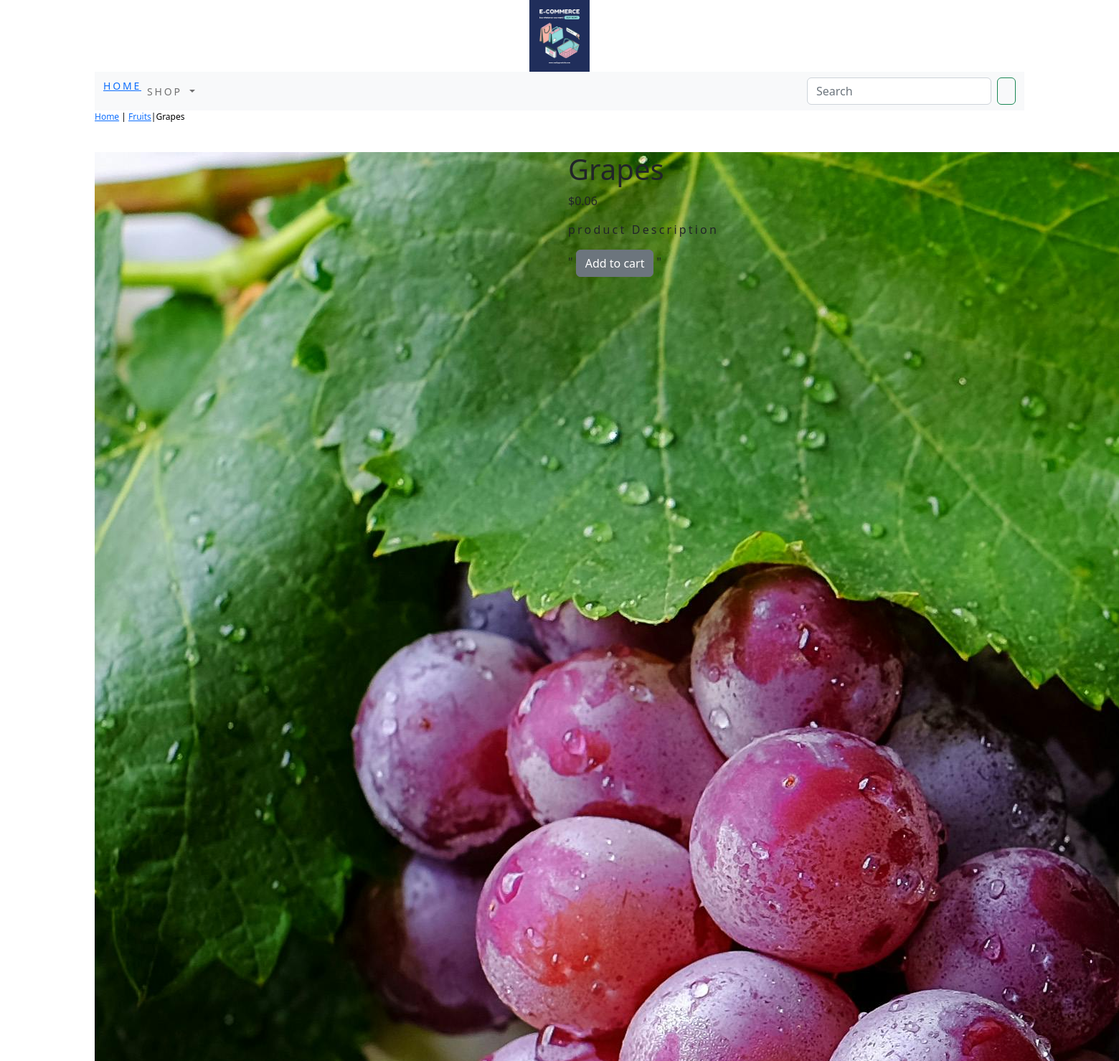
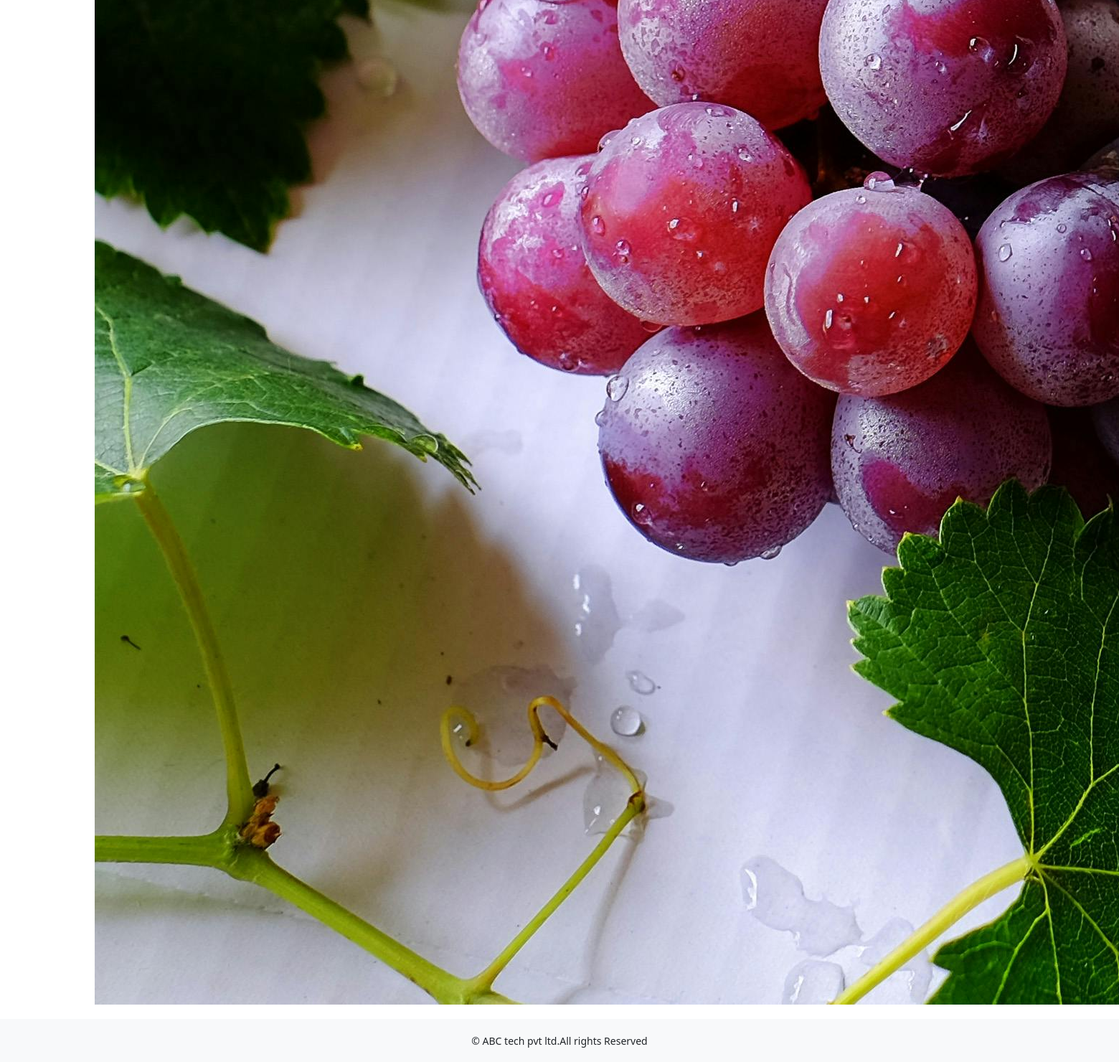
Screenshot of /shop/fruits/grapes/ with the database file from the repository (2 pictures, top to bottom).
### shop/models.py (models this page shows, shortened)
class product(models.Model):
    name=models.CharField(max_length=250,unique=True)
    slug=models.SlugField(max_length=250,unique=True)
    description=models.TextField(blank=True)
    price=models.DecimalField(max_digits=10,decimal_places=2)
    category=models.ForeignKey(Category,on_delete=models.CASCADE)
    image=models.ImageField(upload_to='product',blank=True)
    stock=models.IntegerField()
    available=models.BooleanField(default=True)
    created=models.DateTimeField(auto_now_add=True)
    updated=models.DateTimeField(auto_now=True)
    class Meta:
        ordering=('name',)
        verbose_name='products'
        verbose_name_plural='products'

class Category(models.Model):
    name=models.CharField(max_length=250,unique=True)
    slug=models.SlugField(max_length=250,unique=True)
    description=models.TextField(blank=True)
    image=models.ImageField(upload_to='category',blank=True)
    class Meta:
        ordering=('name',)
        verbose_name='category'
        verbose_name_plural='categories'
    def get_url(self):
            return reverse('shop:product_by_category',args=[self.slug])
    def __str__(self):
        return '{}'.format(self.name)

### shop/views.py (the view)
# urls.py: path('<slug:c_slug>/<slug:product_slug>/', views.proDetail, name='proDetail'),
def proDetail(request, c_slug, product_slug):
    try:
        products=product.objects.get(category__slug=c_slug,slug=product_slug)
    except Exception as e:
        raise  e
    return render(request,'product.html',{'product': products})

### cart/context_processors.py (called while the page is built)
def counter(request):
    item_count=0
    if 'admin' in request.path:
        return {}
    else:
        try:
            cart=Cart.objects.filter(cart_id=cart_id(request))
            cart_items=CartItem.objects.all().filter(cart=cart[:1])
            for cart_item in cart_items:
                item_count += cart_item.quantity
        except Cart.DoesNotExist:
           item_count = 0
    return dict(item_count=item_count)

### cart/views.py (called while the page is built)
def cart_id(request):
    cart=request.session.session_key
    if not cart:
        cart=request.session.create()
    return cart

### shop/context_processors.py (called while the page is built)
def menu_links(request):
    links=Category.objects.all()
    return dict(links=links)

### templates/product.html (shortened to what this page needs)
{% extends 'base.html' %}
{% load static %}
{% block content %}
<div class="row my_prod_row_class">
  <div class="mx_auto">
    <p> <a href="{% url 'shop:allProdCat' %}">Home</a> | <a href ="{{product.category.get_url}}">{{product.category}}</a>|{{product.name}}</p>
  </div>
<div class="container">
<br>
<div class="row">
    <div class="col-12 col-sm-12 col-md-12 col-lg-6 text-center">
        <div style="min-width:180rem;" >
            <img src="{{product.image.url}}" alt="{{product.name}}" >
        </div>
    </div>
    <div class="col-12 col-sm-12 col-md-12 col-lg-6">
        <div>
        <h1 class="my_product_title">{{product.name}}</h1>
        <p>${{product.price}}</p>
        <p class="my_title"> product Description</p>
        {% if product.stock <= 0 %}
        <p class="text-justify my_prod_text"><b>out of stock</b></p>
        {% else %}
"        <a class="btn btn-secondary" href="{% url 'cart:add_cart' product.id %}">Add to cart</a>
"        {% endif%}
    </div>
</div>
</div>
</div>
</div>
{% endblock %}

### static/css/custom.css (style rules this page uses)
.my_title { font-size:16px; text_transform:uppercase; letter-spacing:.2em; }
.my_prod_row_class { paddind-top:15px; padding-bottom:20px; }
.my_prod_row_class .mx_auto { color:#000; font-size:12px; text-decoration:none; }

### rows the page displays
product: category "Fruits", name "Grapes", image (picture), price "0.06"
